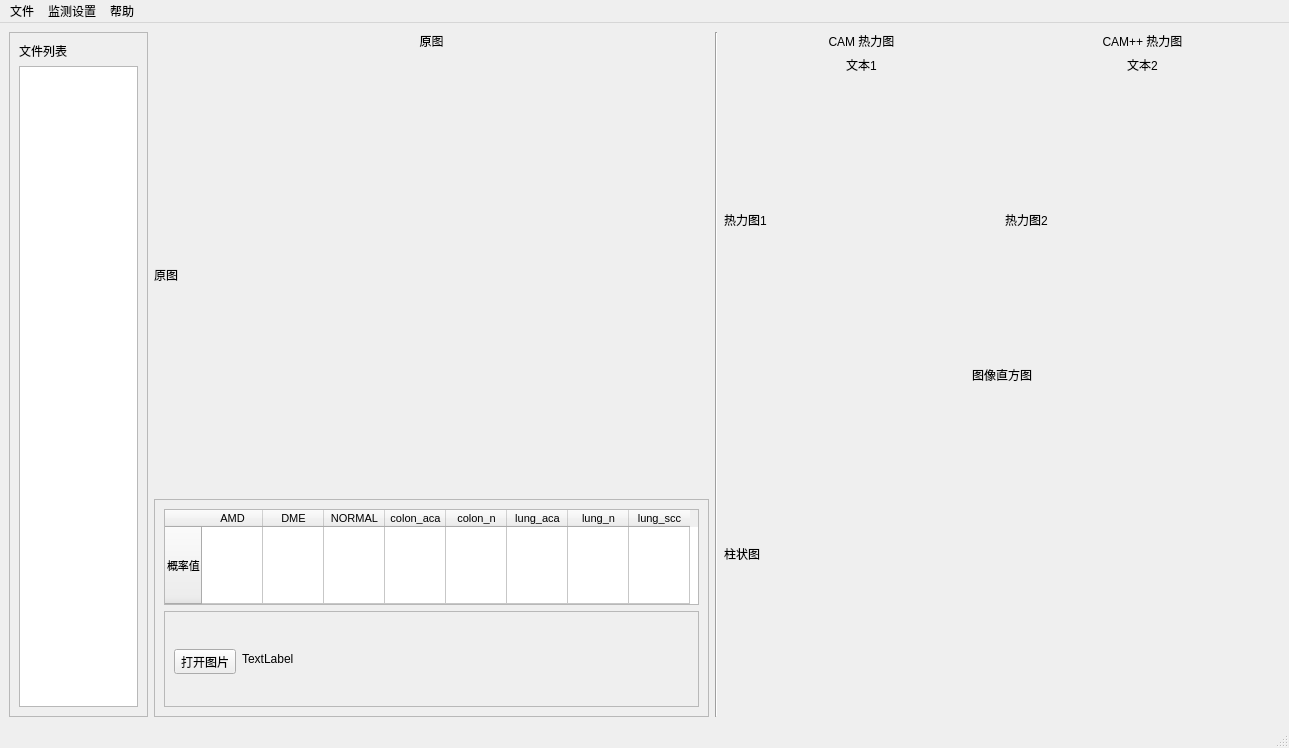
<?xml version="1.0" encoding="UTF-8"?>
<ui version="4.0">
 <class>MainWindow</class>
 <widget class="QMainWindow" name="MainWindow">
  <property name="geometry">
   <rect>
    <x>0</x>
    <y>0</y>
    <width>1289</width>
    <height>748</height>
   </rect>
  </property>
  <property name="windowTitle">
   <string>MainWindow</string>
  </property>
  <widget class="QWidget" name="centralwidget">
   <layout class="QHBoxLayout" name="horizontalLayout" stretch="1,4,0,4">
    <property name="sizeConstraint">
     <enum>QLayout::SetMinAndMaxSize</enum>
    </property>
    <item>
     <widget class="QFrame" name="frame_2">
      <property name="frameShape">
       <enum>QFrame::StyledPanel</enum>
      </property>
      <property name="frameShadow">
       <enum>QFrame::Raised</enum>
      </property>
      <layout class="QVBoxLayout" name="verticalLayout_4">
       <item>
        <widget class="QLabel" name="label">
         <property name="text">
          <string>文件列表</string>
         </property>
        </widget>
       </item>
       <item>
        <widget class="QListWidget" name="allFiles"/>
       </item>
      </layout>
     </widget>
    </item>
    <item>
     <layout class="QVBoxLayout" name="verticalLayout_2" stretch="0,4,2">
      <item>
       <widget class="QLabel" name="label_3">
        <property name="text">
         <string>原图</string>
        </property>
        <property name="alignment">
         <set>Qt::AlignCenter</set>
        </property>
       </widget>
      </item>
      <item>
       <widget class="QLabel" name="label_origin">
        <property name="text">
         <string>原图</string>
        </property>
       </widget>
      </item>
      <item>
       <widget class="QFrame" name="frame">
        <property name="frameShape">
         <enum>QFrame::StyledPanel</enum>
        </property>
        <property name="frameShadow">
         <enum>QFrame::Raised</enum>
        </property>
        <layout class="QVBoxLayout" name="verticalLayout_3" stretch="1,1">
         <item>
          <widget class="QTableWidget" name="table_predict">
           <property name="font">
            <font>
             <pointsize>8</pointsize>
            </font>
           </property>
           <attribute name="horizontalHeaderDefaultSectionSize">
            <number>61</number>
           </attribute>
           <attribute name="horizontalHeaderHighlightSections">
            <bool>true</bool>
           </attribute>
           <attribute name="verticalHeaderShowSortIndicator" stdset="0">
            <bool>false</bool>
           </attribute>
           <attribute name="verticalHeaderStretchLastSection">
            <bool>true</bool>
           </attribute>
           <row>
            <property name="text">
             <string>概率值</string>
            </property>
           </row>
           <column>
            <property name="text">
             <string>AMD</string>
            </property>
           </column>
           <column>
            <property name="text">
             <string>DME</string>
            </property>
           </column>
           <column>
            <property name="text">
             <string>NORMAL</string>
            </property>
           </column>
           <column>
            <property name="text">
             <string>colon_aca</string>
            </property>
           </column>
           <column>
            <property name="text">
             <string>colon_n</string>
            </property>
           </column>
           <column>
            <property name="text">
             <string>lung_aca</string>
            </property>
           </column>
           <column>
            <property name="text">
             <string>lung_n</string>
            </property>
           </column>
           <column>
            <property name="text">
             <string>lung_scc</string>
            </property>
           </column>
          </widget>
         </item>
         <item>
          <widget class="QFrame" name="frame_3">
           <property name="frameShape">
            <enum>QFrame::StyledPanel</enum>
           </property>
           <property name="frameShadow">
            <enum>QFrame::Raised</enum>
           </property>
           <layout class="QGridLayout" name="gridLayout_2">
            <item row="2" column="0">
             <spacer name="verticalSpacer_2">
              <property name="orientation">
               <enum>Qt::Vertical</enum>
              </property>
              <property name="sizeHint" stdset="0">
               <size>
                <width>20</width>
                <height>40</height>
               </size>
              </property>
             </spacer>
            </item>
            <item row="1" column="0">
             <widget class="QToolButton" name="image_btn">
              <property name="cursor">
               <cursorShape>PointingHandCursor</cursorShape>
              </property>
              <property name="focusPolicy">
               <enum>Qt::ClickFocus</enum>
              </property>
              <property name="styleSheet">
               <string notr="true">font: 12pt &quot;Agency FB&quot;;</string>
              </property>
              <property name="text">
               <string>打开图片</string>
              </property>
             </widget>
            </item>
            <item row="0" column="0">
             <spacer name="verticalSpacer">
              <property name="orientation">
               <enum>Qt::Vertical</enum>
              </property>
              <property name="sizeHint" stdset="0">
               <size>
                <width>20</width>
                <height>40</height>
               </size>
              </property>
             </spacer>
            </item>
            <item row="0" column="1" rowspan="3">
             <widget class="QLabel" name="label_classtxt">
              <property name="text">
               <string>TextLabel</string>
              </property>
             </widget>
            </item>
           </layout>
          </widget>
         </item>
        </layout>
       </widget>
      </item>
     </layout>
    </item>
    <item>
     <widget class="Line" name="line_3">
      <property name="orientation">
       <enum>Qt::Vertical</enum>
      </property>
     </widget>
    </item>
    <item>
     <layout class="QVBoxLayout" name="verticalLayout" stretch="1,0,1">
      <item>
       <layout class="QGridLayout" name="gridLayout" rowstretch="0,0,1">
        <item row="0" column="1">
         <widget class="QLabel" name="label_5">
          <property name="text">
           <string>CAM++ 热力图</string>
          </property>
          <property name="alignment">
           <set>Qt::AlignCenter</set>
          </property>
         </widget>
        </item>
        <item row="0" column="0">
         <widget class="QLabel" name="label_4">
          <property name="text">
           <string>CAM 热力图</string>
          </property>
          <property name="alignment">
           <set>Qt::AlignCenter</set>
          </property>
         </widget>
        </item>
        <item row="1" column="1">
         <widget class="QLabel" name="label_heatmap2_txt">
          <property name="text">
           <string>文本2</string>
          </property>
          <property name="alignment">
           <set>Qt::AlignCenter</set>
          </property>
         </widget>
        </item>
        <item row="2" column="0">
         <widget class="QLabel" name="label_heatmap1">
          <property name="text">
           <string>热力图1</string>
          </property>
         </widget>
        </item>
        <item row="2" column="1">
         <widget class="QLabel" name="label_heatmap2">
          <property name="text">
           <string>热力图2</string>
          </property>
         </widget>
        </item>
        <item row="1" column="0">
         <widget class="QLabel" name="label_heatmap1_txt">
          <property name="text">
           <string>文本1</string>
          </property>
          <property name="alignment">
           <set>Qt::AlignCenter</set>
          </property>
         </widget>
        </item>
       </layout>
      </item>
      <item>
       <widget class="QLabel" name="label_2">
        <property name="text">
         <string>图像直方图</string>
        </property>
        <property name="alignment">
         <set>Qt::AlignCenter</set>
        </property>
       </widget>
      </item>
      <item>
       <widget class="QLabel" name="label_bar">
        <property name="text">
         <string>柱状图</string>
        </property>
       </widget>
      </item>
     </layout>
    </item>
   </layout>
  </widget>
  <widget class="QMenuBar" name="menubar">
   <property name="geometry">
    <rect>
     <x>0</x>
     <y>0</y>
     <width>1289</width>
     <height>23</height>
    </rect>
   </property>
   <widget class="QMenu" name="menu">
    <property name="title">
     <string>文件</string>
    </property>
   </widget>
   <widget class="QMenu" name="menu_2">
    <property name="title">
     <string>监测设置</string>
    </property>
   </widget>
   <widget class="QMenu" name="menu_3">
    <property name="title">
     <string>帮助</string>
    </property>
   </widget>
   <addaction name="menu"/>
   <addaction name="menu_2"/>
   <addaction name="menu_3"/>
  </widget>
  <widget class="QStatusBar" name="statusbar"/>
 </widget>
 <resources/>
 <connections/>
</ui>
